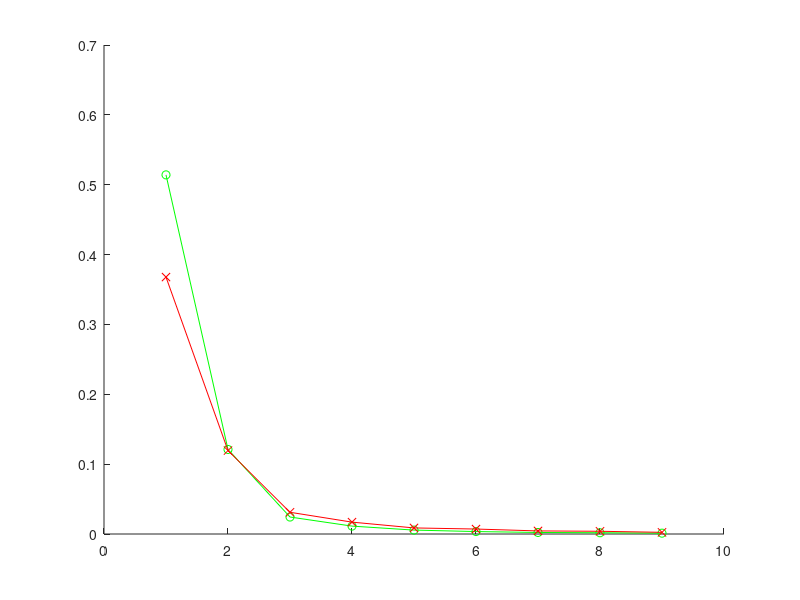

The MATLAB script that drew this image: (Note: this script raises an error after producing the figure.)
qiteration=[0.5141    0.1210    0.0243    0.0113    0.0056    0.0035    0.0022    0.0018    0.0012;
0.3678    0.1194    0.0311    0.0170    0.0087    0.0071    0.0044    0.0039    0.0024;
0.3191    0.1016    0.0336    0.0218    0.0152    0.0110    0.0081    0.0058    0.0052]

figure('Name','GD algorithm (Q)','NumberTitle','off')
hold on
plot(qiteration(1,:),'-o','color','g')
plot(qiteration(2,:),'-x','color','r')
plot(qiteration(3,:),'-O','color','b')
grid;
xlabel('Iterations');
ylabel('Increase in D2D Rates');
title('GD Algorithm iterations Q')
legend('D=3','D=5','D=10')

sumrate=[3.6069    6.3761    8.3038    9.7449   10.7351   11.6572   12.3428   12.8623   12.5605   12.5340;
8.3038   12.5725   14.0934   14.4353   14.5988   14.6801   14.7316   14.7637   14.7902   14.8074;
11.3328   14.0698   16.1280   17.8363   18.3573   19.1946   18.9876   20.4497   20.2047   19.8549]


%SDP precoder [equal,heuristic,distirbuted]
sdp_sumrate=[14.98547926	20.00509608	24.65018728	27.35989908	29.84853938	32.76093084	35.4009039	39.39821821	39.68643156	41.40361736;
[14.3042371254638 18.4633161055943 23.5873679637112 27.8286974717192 30.3094679937993 33.1915606711982 35.4806659358300 40.1670133734077 42.7063694892700 44.6040059927449];
[14.5885682315325 19.5475189867560 24.3314833603472 26.3468323106870 28.8806466520951 32.5881597414833 34.5751575868490 37.3911627842767 39.0675913077247 41.3610599666360]];
%    
figure('Name','Sum rate of D2D pairs','NumberTitle','off')
hold on
grid;
xlabel('Number of D2D pairs (D)');
ylabel('Average Sum rate of D2D pairs (bits/sec)');
title('Sum rate of D2D pairs')
plot(sdp_sumrate(1,:),'-o','color','g')
plot(sdp_sumrate(2,:),'-x','color','r')
plot(sdp_sumrate(3,:),'-o','color','b')

legend('Prec=SDP PA=EqualPower','Prec=SDP PA=Heuristic','Prec=SDP PA=Distributed')



%equalpower [BF,GD,ZF,SDP]
sumrate=[3.6069    6.3761    8.3038    9.7449   10.7351   11.6572   12.3428   12.8623   12.5605   12.5340;
9.3105   10.7724   12.9295   13.4518   14.5265   16.0918   17.7414   18.7408   18.3661   17.7502;
15.0566   19.3721   12.5589   11.9142   11.5111   10.8016    9.3173    8.7468    7.3884    5.9136;
14.98547926	20.00509608	24.65018728	27.35989908	29.84853938	32.76093084	35.4009039	39.39821821	39.68643156	41.40361736
];

figure('Name','Sum rate of D2D pairs','NumberTitle','off')
hold on
grid;
xlabel('Number of D2D pairs (D)');
ylabel('Average Sum rate of D2D pairs (bits/sec)');
title('Sum rate of D2D pairs')
plot(sumrate(1,:),'-o','color','g')
plot(sumrate(2,:),'-x','color','r')
plot(sumrate(3,:),'-o','color','b')
plot(sumrate(4,:),'-o','color','black')
legend('Prec=BF PA=EqualPower','Prec=GD PA=EqualPower','Prec=ZF PA=EqualPower', 'Prec=SDP PA=EqualPower')



%heuristic PA [BF,GD,ZF,SDP]
sumrate=[3.6884    6.3970    8.4408   10.0573   11.1432   12.4611   13.3766   14.3554   14.2104   14.8951;
11.0141   13.6273   16.1718   18.0902   19.8940   21.1184   24.4496   24.5472   26.1927   27.6691;
12.8247   16.3828   20.0727   23.5695   26.5800   29.4912   31.6229   34.6557   35.2572   36.9664;
[14.3042371254638 18.4633161055943 23.5873679637112 27.8286974717192 30.3094679937993 33.1915606711982 35.4806659358300 40.1670133734077 42.7063694892700 44.6040059927449]];
%[15.8704454501286 18.9081573268708 25.5113397612820 27.4279564196706 28.6670219416573 31.9793208426105 34.8017708343136 37.0314168675697 39.4096141891599 39.1650308420705]];


figure('Name','Sum rate of D2D pairs','NumberTitle','off')
hold on
grid;
xlabel('Number of D2D pairs (D)');
ylabel('Average Sum rate of D2D pairs (bits/sec)');
title('Sum rate of D2D pairs')
plot(sumrate(1,:),'-o','color','g')
plot(sumrate(2,:),'-x','color','r')
plot(sumrate(3,:),'-o','color','b')
plot(sumrate(4,:),'-o','color','black')
legend('Prec=BF PA=Heuristic','Prec=GD PA=Heuristic','Prec=ZF PA=Heuristic', 'Prec=SDP PA=Heuristic')



%distributed [BF,GD,ZF]
% sumrate=[2.8958    5.6318    8.4387   10.8673   13.2251   15.5939   17.9948   20.0941   21.4168   23.8128;
% 8.3562   12.6537   15.6330   17.1841   19.8122   23.0322   27.1281   31.3520   31.5267   35.2771;
% 11.5370   17.8900   22.4434   26.0167   29.3324   32.1792   35.2823   37.5380   39.1853   41.7296];
sumrate=[3.8434    7.4503    9.4073   11.1858   13.7501   16.1436   17.6338   19.1978   21.1137   22.8800;
 11.3357   13.6669   17.2661   20.4201   23.0011   25.8347   29.9705   31.0433   31.3365   31.9173;
12.8245   17.0292   20.1790   22.9249   25.0765   27.1900   28.5284   30.4852   31.4478   32.6499;
[14.5885682315325 19.5475189867560 24.3314833603472 26.3468323106870 28.8806466520951 32.5881597414833 34.5751575868490 37.3911627842767 39.0675913077247 41.3610599666360]];
%[14.7944758182132 15.2184286764504 24.0202708502226 27.6594021343844 29.0215987894158 29.1509367120521 31.7845090741225 35.1118943220703 41.9046127898339 46.7697243840506]];


figure('Name','Sum rate of D2D pairs','NumberTitle','off')
hold on
grid;
xlabel('Number of D2D pairs (D)');
ylabel('Average Sum rate of D2D pairs (bits/sec)');
title('Sum rate of D2D pairs')
plot(sumrate(1,:),'-o','color','g')
plot(sumrate(2,:),'-x','color','r')
plot(sumrate(3,:),'-o','color','blue')
plot(sumrate(4,:),'-o','color','black')

legend('Prec=BF PA=Distributed','Prec=GD PA=Distributed','Prec=ZF PA=Distributed', 'Prec=SDP PA=Distributed')

%GD 
sumrate=[8.3038   12.5725   14.0934   14.4353   14.5988   14.6801   14.7316   14.7637   14.7902   14.8074;
11.0141   13.6273   16.1718   18.0902   19.8940   21.1184   24.4496   24.5472   26.1927   27.6691;
11.3357   13.6669   17.2661   20.4201   23.0011   25.8347   29.9705   31.0433   31.3365   31.9173];

figure('Name','Sum rate of D2D pairs','NumberTitle','off')
hold on
grid;
xlabel('Number of D2D pairs (D)');
ylabel('Average Sum rate of D2D pairs (bits/sec)');
title('Sum rate of D2D pairs')
plot(sumrate(1,:),'-o','color','g')
plot(sumrate(2,:),'-x','color','r')
plot(sumrate(3,:),'-o','color','b')

legend('Prec=GD PA=Uniform','Prec=GD PA=Heuristic','Prec=GD PA=Distributed')




figure
hold on
cdfplot(10*log10(CUESNRarrayZF))
cdfplot(10*log10(CUESNRarrayBF))
cdfplot(10*log10(CUESNRarrayGD))
legend('Prec=ZF PA=Uniform','Prec=BF PA=Uniform','Prec=GD PA=Uniform','Prec=SDP PA=Uniform')


%%

%sumrate new equal power [ BF,GD,ZF,SDP] N=10

sumratenew=[2.9903    4.4446    5.3944    5.6360    5.6978    5.7684    5.1446    5.0058    4.5361    4.5735;
5.4484    6.9438    7.9960    8.3860    8.5528    8.7246    7.6919    7.5275    6.6471    6.4847;
11.0729   12.2501   12.7590   12.3692   11.8001   11.3074    9.0209    8.9716    7.4522   5.9136;
2.9241    3.6204    3.7586    2.8834    2.5983    2.5020    1.8212    1.6019    2.3572    1.9933]
figure('Name','Sum rate of D2D pairs','NumberTitle','off')
hold on
grid;
xlabel('Number of D2D pairs (D)');
ylabel('Average Sum rate of D2D pairs (bits/sec)');
title('Sum rate of D2D pairs')
plot(sumratenew(1,:),'-o','color','g')
plot(sumratenew(2,:),'-x','color','r')
plot(sumratenew(3,:),'-o','color','b')
plot(sumratenew(4,:),'-o','color','black')
legend('Prec=BF PA=Uniform','Prec=GD PA=Uniform','Prec=ZF PA=Uniform', 'Prec=SDP PA=Uniform')

sumratenew=[3.4253    5.7797    7.8866    9.5364   11.1284   12.4319   13.4676   14.0613   15.3246   16.7529;
5.9938    8.3761   10.6898   12.5165   14.3504   15.6355   16.8313   17.4247   18.2613   19.8309;
13.8758   18.6740   23.2829   26.4300   31.4669   34.2649   36.8200   38.8381   41.8664  43.1650
13.7929   17.8346   23.6389   26.6982   31.3047   33.3598   39.5917   39.4059   41.3551   44.2960]

figure('Name','Sum rate of D2D pairs','NumberTitle','off')
hold on
grid;
xlabel('Number of D2D pairs (D)');
ylabel('Nonzero Lambda average Sum rate of D2D pairs (bits/sec) ');
title('Sum rate of D2D pairs')
plot(sumratenew(1,:),'-o','color','g')
plot(sumratenew(2,:),'-x','color','r')
plot(sumratenew(3,:),'-o','color','b')
plot(sumratenew(4,:),'-o','color','black')
legend('Prec=BF PA=Uniform','Prec=GD PA=Uniform','Prec=ZF PA=Uniform', 'Prec=SDP PA=Uniform')


%BF 10.04.2018
BFvsPA=[3.6069    6.3761    8.3038    9.7449   10.7351   11.6572   12.3428   12.8623   12.5605   12.5340;
    3.6884    6.3970    8.4408   10.0573   11.1432   12.4611   13.3766   14.3554   14.2104   14.8951;
    [3.68839493927662 6.83899613896662 9.53960260141339 11.5928490236660 13.4238851175011 15.3005573454332 17.1300186926143 18.7693943273552 19.2842380102654 20.9668080461721]];
figure('Name','Sum rate of D2D pairs','NumberTitle','off')
hold on
grid;
xlabel('Number of D2D pairs (D)');
ylabel('Average Sum rate of D2D pairs (bits/sec)');
title('Sum rate of D2D pairs')
plot(BFvsPA(1,:),'-o','color','g')
plot(BFvsPA(2,:),'-x','color','r')
plot(BFvsPA(3,:),'-o','color','b')

legend('Prec=BF PA=Uniform','Prec=BF PA=GD','Prec=BF PA=Distributed')

%GD
BFvsPA=[9.3105   10.7724   12.9295   13.4518   14.5265   16.0918   17.7414   18.7408   18.3661   17.7502;
    11.0141   13.6273   16.1718   18.0902   19.8940   21.1184   24.4496   24.5472   26.1927   27.6691;
    11.3357   13.6669   17.2661   20.4201   23.0011   25.8347   29.9705   31.0433   31.3365   31.9173;]

figure('Name','Sum rate of D2D pairs','NumberTitle','off')
hold on
grid;
xlabel('Number of D2D pairs (D)');
ylabel('Average Sum rate of D2D pairs (bits/sec)');
title('Sum rate of D2D pairs')
plot(sumrate(1,:),'-o','color','g')
plot(sumrate(2,:),'-x','color','r')
plot(sumrate(3,:),'-o','color','b')

legend('Prec=GD PA=Uniform','Prec=GD PA=Heuristic','Prec=GD PA=Distributed')


%ZF
sumrate=[15.0566   19.3721   12.5589   11.9142   11.5111   10.8016    9.3173    8.7468    7.3884    5.9136;
    12.8247   16.3828   20.0727   23.5695   26.5800   29.4912   31.6229   34.6557   35.2572   36.9664;
    12.8245   17.0292   20.1790   22.9249   25.0765   27.1900   28.5284   30.4852   31.4478   32.6499;];

figure('Name','Sum rate of D2D pairs','NumberTitle','off')
hold on
grid;
xlabel('Number of D2D pairs (D)');
ylabel('Average Sum rate of D2D pairs (bits/sec)');
title('Sum rate of D2D pairs')
plot(sumrate(1,:),'-o','color','g')
plot(sumrate(2,:),'-x','color','r')
plot(sumrate(3,:),'-o','color','b')

legend('Prec=ZF PA=Uniform','Prec=ZF PA=Heuristic','Prec=ZF PA=Distributed')
